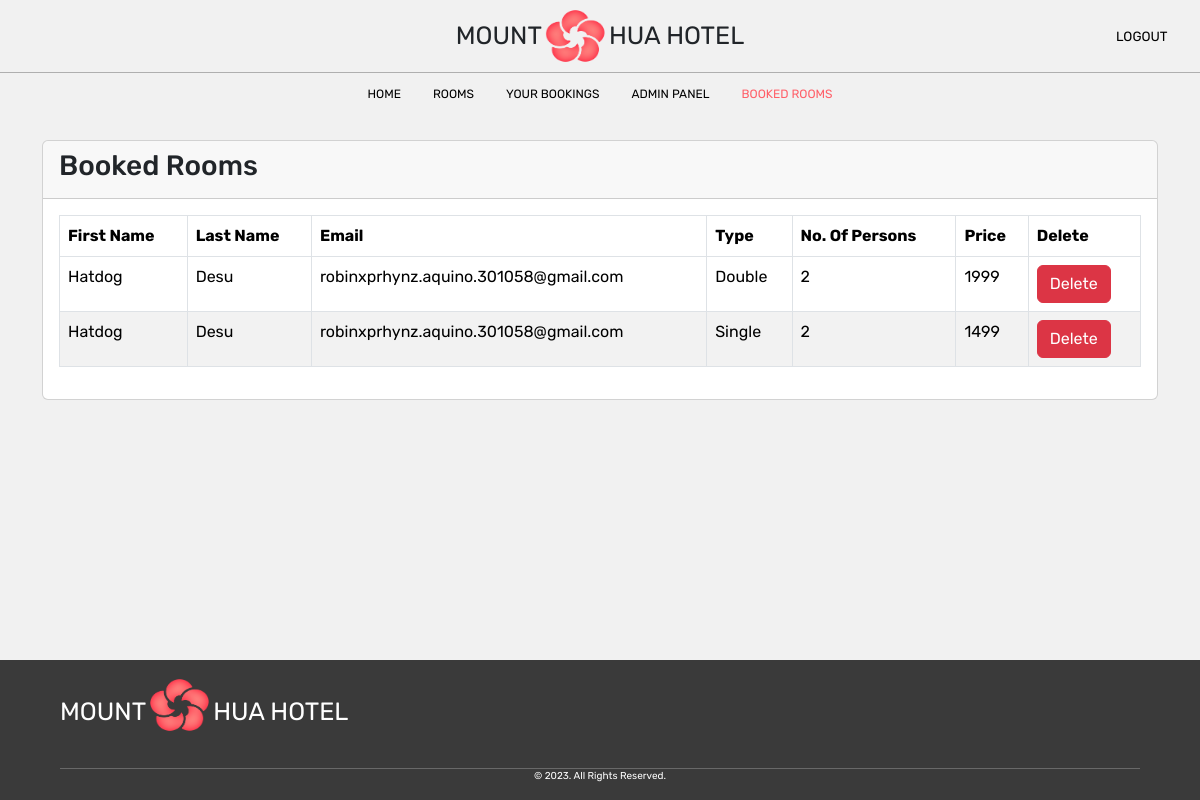
Before: /website/admin/admin_bookedrooms_page.php with the older database file.
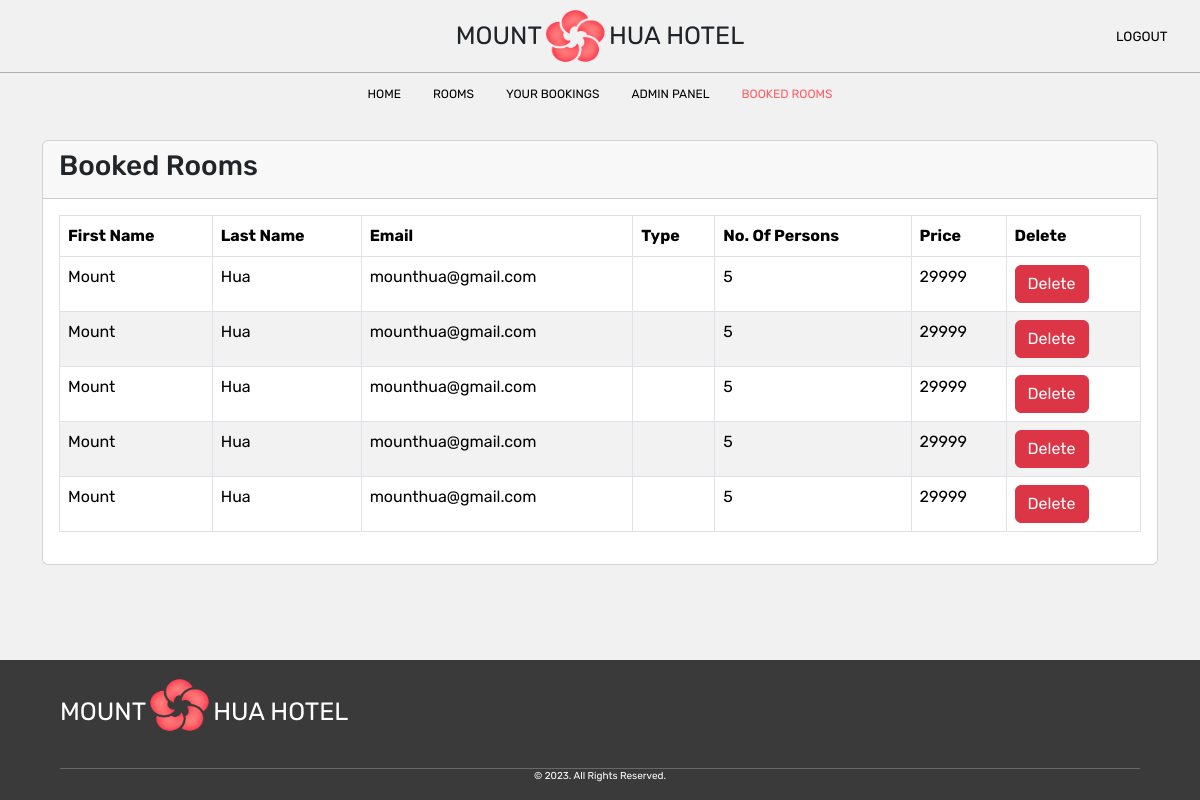
After: the same page with the newer database file.
### tables this page shows
CREATE TABLE `user_rooms` (
  `booking_id` int(11) NOT NULL,
  `users_id` int(11) DEFAULT NULL,
  `rooms_id` int(11) DEFAULT NULL
);

CREATE TABLE `users` (
  `user_id` int(11) NOT NULL,
  `role` varchar(30) NOT NULL,
  `email` varchar(100) NOT NULL,
  `pwd` varchar(255) NOT NULL,
  `first_name` varchar(255) NOT NULL,
  `rooms_id` int(11) DEFAULT NULL,
  `last_name` varchar(255) NOT NULL
);

CREATE TABLE `room` (
  `room_id` int(11) NOT NULL,
  `is_Available` varchar(10) NOT NULL,
  `type` varchar(255) NOT NULL,
  `price` int(11) NOT NULL,
  `persons` int(11) NOT NULL,
  `initialQuantity` int(11) NOT NULL,
  `quantity` int(11) NOT NULL,
  `description` text DEFAULT NULL,
  `image` varchar(255) NOT NULL,
  `users_id` int(11) DEFAULT NULL
);

### website/admin/includes/dbh.inc.php (called while the page is built)
<?php
class Dbh
{
    private $dsn = "mysql:host=localhost;dbname=hoteldatabase";
    private $dbusername = "root";
    private $dbpassword = "";
    protected function connect()
    {
        try {
            $pdo = new PDO($this->dsn, $this->dbusername, $this->dbpassword);
            $pdo->setAttribute(PDO::ATTR_ERRMODE, PDO::ERRMODE_EXCEPTION);
            return $pdo;
        } catch (PDOException $e) {
            echo "Connection Failed: " . $e->getMessage();
        }
    }
}

### website/admin/includes/admin_model.inc.php (called while the page is built, shortened)
<?php
require_once 'dbh.inc.php';
class admin_model extends Dbh
{
    public function get_room_booked_data()
    {
        $query = "
        SELECT users.email, users.user_id, users.first_name, users.last_name, user_rooms.booking_id, room.quantity, room.room_id, room.type, room.price, room.persons
        FROM users
        INNER JOIN user_rooms ON users.user_id = user_rooms.users_id
        INNER JOIN room ON user_rooms.rooms_id = room.room_id;
        ";
        $stmt = $this->connect()->prepare($query);
        $stmt->execute();
        $result = $stmt->fetchAll(PDO::FETCH_ASSOC);
        return $result;
    }
}

### website/admin/includes/admin_view.inc.php (the view, shortened to what this page needs)
<?php
require_once 'admin_model.inc.php';
class admin_view
{
    public function show_booked_room_data()
    {
        $admin_model = new admin_model();
        $result = $admin_model->get_room_booked_data();
        if (isset($_SESSION['no_booked_room'])) {
            echo "<td colspan='7' class='td_no_data'> {$_SESSION['no_booked_room']} </td>";
            unset($_SESSION['no_booked_room']);
        } else {
            $result = $admin_model->get_room_booked_data();
            foreach ($result as $row) {
                echo "
                <tr>
                    <td>" . $row['first_name'] . "</td>
                    <td>" . $row['last_name'] . "</td>
                    <td>" . $row['email'] . "</td>
                    <td>" . $row['type'] . "</td>
                    <td>" . $row['persons'] . "</td>
                    <td>" . $row['price'] . "</td>
                        <td>
                            <form action='../admin/includes/admin_booked_room_delete.inc.php' method='POST'>
                                <input type='hidden' name='quantity' value='" . $row['quantity'] . "'/>
                                <input type='hidden' name='room_id' value='" . $row['room_id'] . "'/>
                                <input type='hidden' name='booking_id' value='" . $row['booking_id'] . "'/>
                                <button type='submit' name='delete_room_btn' value='" . $row['booking_id'] . "' class='btn btn-danger'>Delete</button>
                        </form>
                    </td>
                </tr>
                ";
            }
        }
    }
}

Changed rows visible on the page:
removed user_rooms: users.first_name "Hatdog", users.last_name "Desu", users.email "robinxprhynz.aquino.301058@gmail.com", rooms.type "Double", rooms.persons "2", rooms.price "1999", $row['booking_id'] 125 (drawn)
removed user_rooms: users.first_name "Hatdog", users.last_name "Desu", users.email "robinxprhynz.aquino.301058@gmail.com", rooms.type "Single", rooms.persons "2", rooms.price "1499", $row['booking_id'] 126 (drawn)
added user_rooms: users.first_name "Mount", users.last_name "Hua", users.email "mounthua@gmail.com", rooms.persons "5", rooms.price "29999", $row['booking_id'] 166 (drawn)
added user_rooms: users.first_name "Mount", users.last_name "Hua", users.email "mounthua@gmail.com", rooms.persons "5", rooms.price "29999", $row['booking_id'] 167 (drawn)
added user_rooms: users.first_name "Mount", users.last_name "Hua", users.email "mounthua@gmail.com", rooms.persons "5", rooms.price "29999", $row['booking_id'] 168 (drawn)
added user_rooms: users.first_name "Mount", users.last_name "Hua", users.email "mounthua@gmail.com", rooms.persons "5", rooms.price "29999", $row['booking_id'] 169 (drawn)
added user_rooms: users.first_name "Mount", users.last_name "Hua", users.email "mounthua@gmail.com", rooms.persons "5", rooms.price "29999", $row['booking_id'] 170 (drawn)
